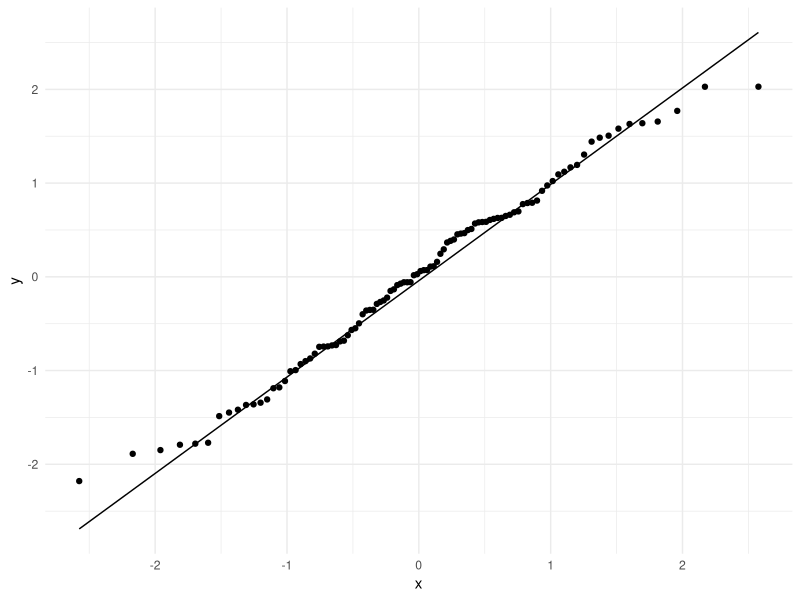
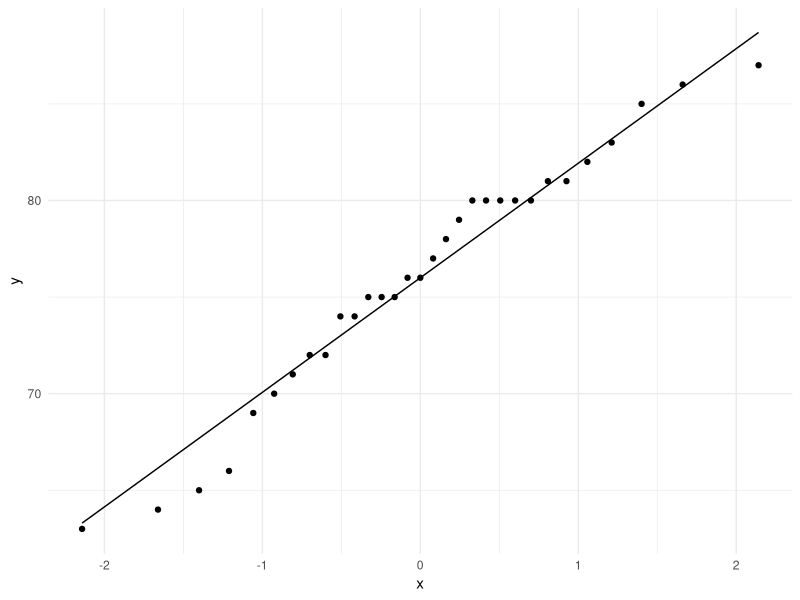
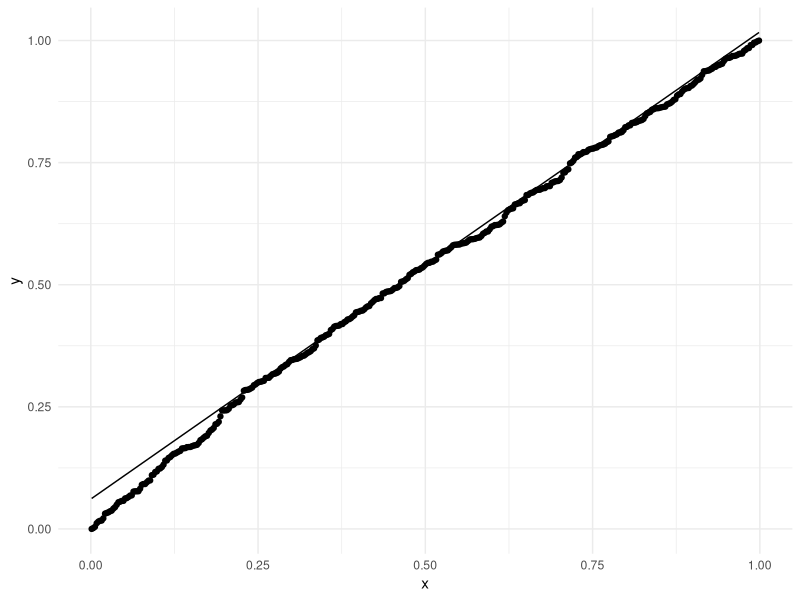
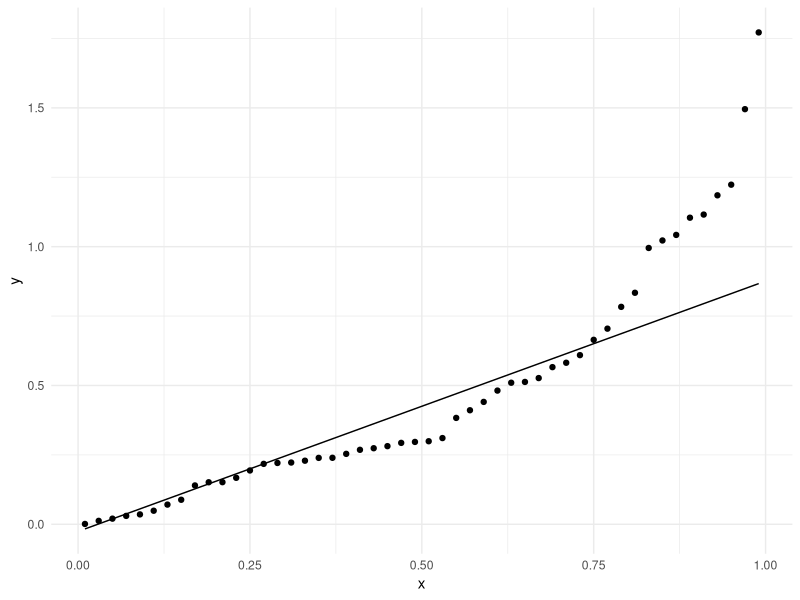
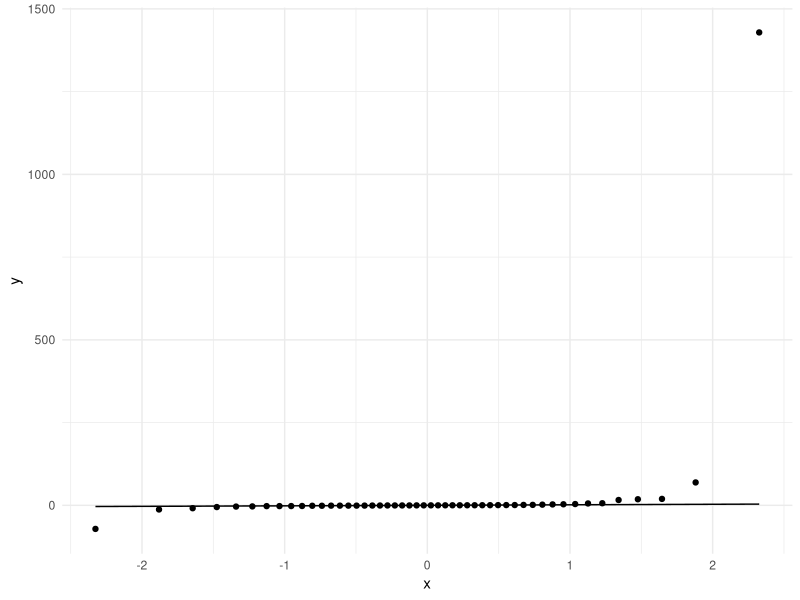
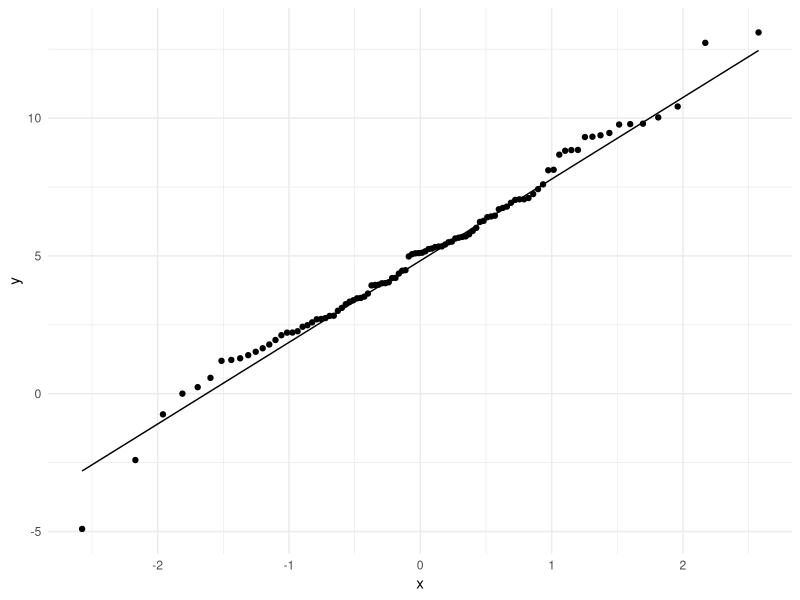
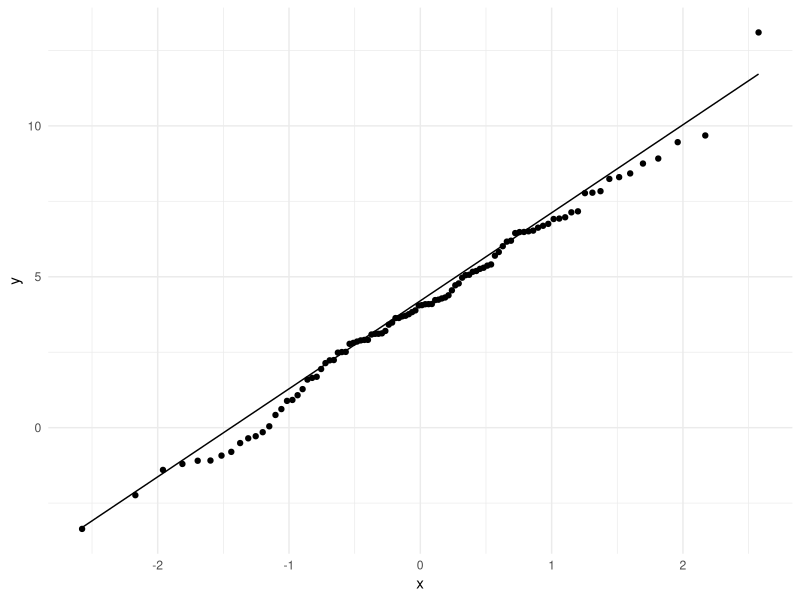
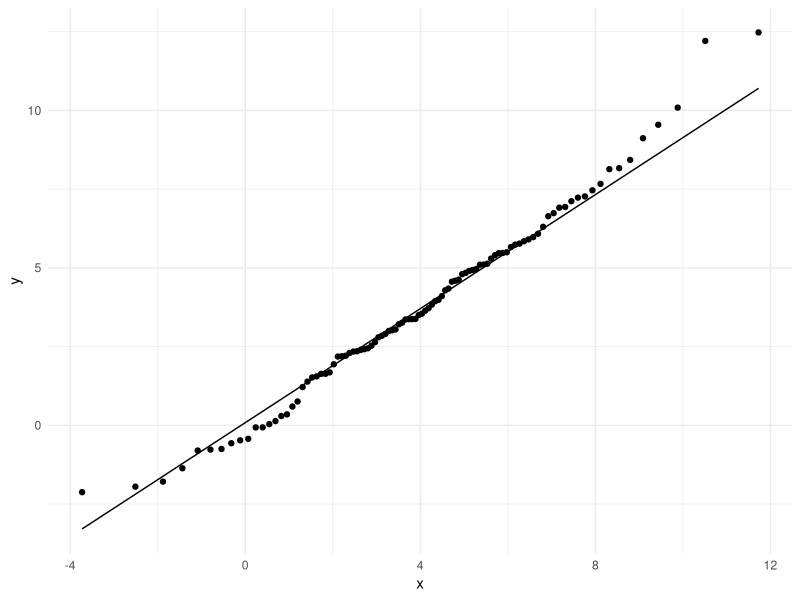

The R script that drew these images, in order:
## ---- chunk 1
knitr::opts_chunk$set(echo = TRUE, warning = FALSE, message = FALSE)
## ---- chunk 2
library(tidyverse)
library(patchwork)
## ---- chunk 3
# Create a tibble with a variable called "x" that contains 100 N(0,1) draws
simulated_data = tibble(
  x = rnorm(100)
)

ggplot(simulated_data, aes(sample = x)) + # Make a ggplot of simulated_data and use "x" as the sample
  geom_qq() + # Add qq points
  geom_qq_line() + # Add qq line
  theme_minimal()
## ---- chunk 4
qnorm(seq(0.01,0.99,0.01))
## ---- chunk 5
quantile(rnorm(200),probs = seq(0.01,0.99,0.01))
## ---- chunk 6
ggplot(trees, aes(sample = Height)) + 
  geom_qq() + 
  geom_qq_line() + 
  theme_minimal()
## ---- chunk 7
head(randu)
## ---- chunk 8
ggplot(randu, aes(sample = x)) + 
  geom_qq(distribution = qunif) + 
  geom_qq_line(distribution = qunif) + 
  theme_minimal()
## ---- chunk 9
simulated_data = tibble(
  x = rexp(50, rate = 2)
)

ggplot(simulated_data, aes(sample = x)) + 
  geom_qq(distribution = qunif) + 
  geom_qq_line(distribution = qunif) + 
  theme_minimal()
## ---- chunk 10
simulated_data = tibble(
  x = rcauchy(50)
)

ggplot(simulated_data, aes(sample = x)) + 
  geom_qq(distribution = qnorm) + 
  geom_qq_line(distribution = qnorm) + 
  theme_minimal()
## ---- chunk 11
simulated_data = tibble(
  x = rnorm(100, 4, 3)
)

ggplot(simulated_data, aes(sample = x)) + 
  geom_qq(distribution = qnorm) + 
  geom_qq_line(distribution = qnorm) + 
  theme_minimal()
## ---- chunk 12
simulated_data = tibble(
  x = rnorm(100, 4, 3)
)

ggplot(simulated_data, aes(sample = x)) + 
  geom_qq(distribution = qnorm) + 
  geom_qq_line(distribution = qnorm) + 
  theme_minimal()
## ---- chunk 13
simulated_data = tibble(
  x = rnorm(100, 4, 3)
)

ggplot(simulated_data, aes(sample = x)) + 
  geom_qq(distribution = qnorm, dparams = list(mean = 4, sd = 3)) + 
  geom_qq_line(distribution = qnorm, dparams = list(mean = 4, sd = 3)) + 
  theme_minimal()
## ---- chunk 14
mu = 2
sigma2 = 3
simulation_results = tibble(
  xbar = rep(NA, 1000),
  z_n = rep(NA, 1000)
)

for(ii in 1:1000){
  x = rnorm(25, mean = mu, sd = sqrt(sigma2))
  simulation_results$xbar[ii] = mean(x)
  simulation_results$z_n[ii] = sum((x - mean(x))^2)/sigma2
}
## ---- chunk 15
mu = 2
sigma2 = 3
simulation_results = tibble(
  median_10 = rep(NA, 1000),
  median_50 = rep(NA, 1000),
  median_100 = rep(NA, 1000),
  median_1000 = rep(NA, 1000),
)

for(ii in 1:1000){
  x_10 = rnorm(10, mean = mu, sd = sqrt(sigma2))
  x_50 = rnorm(50, mean = mu, sd = sqrt(sigma2))
  x_100 = rnorm(100, mean = mu, sd = sqrt(sigma2))
  x_1000 = rnorm(1000, mean = mu, sd = sqrt(sigma2))
  simulation_results$median_10[ii] = median(x_10)
  simulation_results$median_50[ii] = median(x_50)
  simulation_results$median_100[ii] = median(x_100)
  simulation_results$median_1000[ii] = median(x_1000)
}

# simulation_results %>%
#  pivot_longer(everything(), values_to = "median") %>%
#  ggplot(., aes(x = median, col = name)) +
#  geom_density() + 
#  theme_minimal()
## ---- chunk 16
alpha = 2
beta = 1
lambda = rgamma(1, shape = alpha, rate = beta)
x = rpois(30, lambda = lambda)
## ---- chunk 17
x_range = seq(0, 5, by = .1)

poisson_conjugate_dataset = tibble(
  x = c(x_range, x_range), 
  y = c(dgamma(x_range, shape = alpha, rate = beta), dgamma(x_range, shape = alpha, rate = beta)),
  label = c(rep("Prior", length(x_range)), rep("Posterior", length(x_range)))
)

ggplot(poisson_conjugate_dataset, aes(x = x, y = y, col = label)) + 
  geom_line() +
  theme_minimal(base_size = 20) + 
  labs(
    x = "y",
    y = "f(y)",
    col = "Model"
  )
